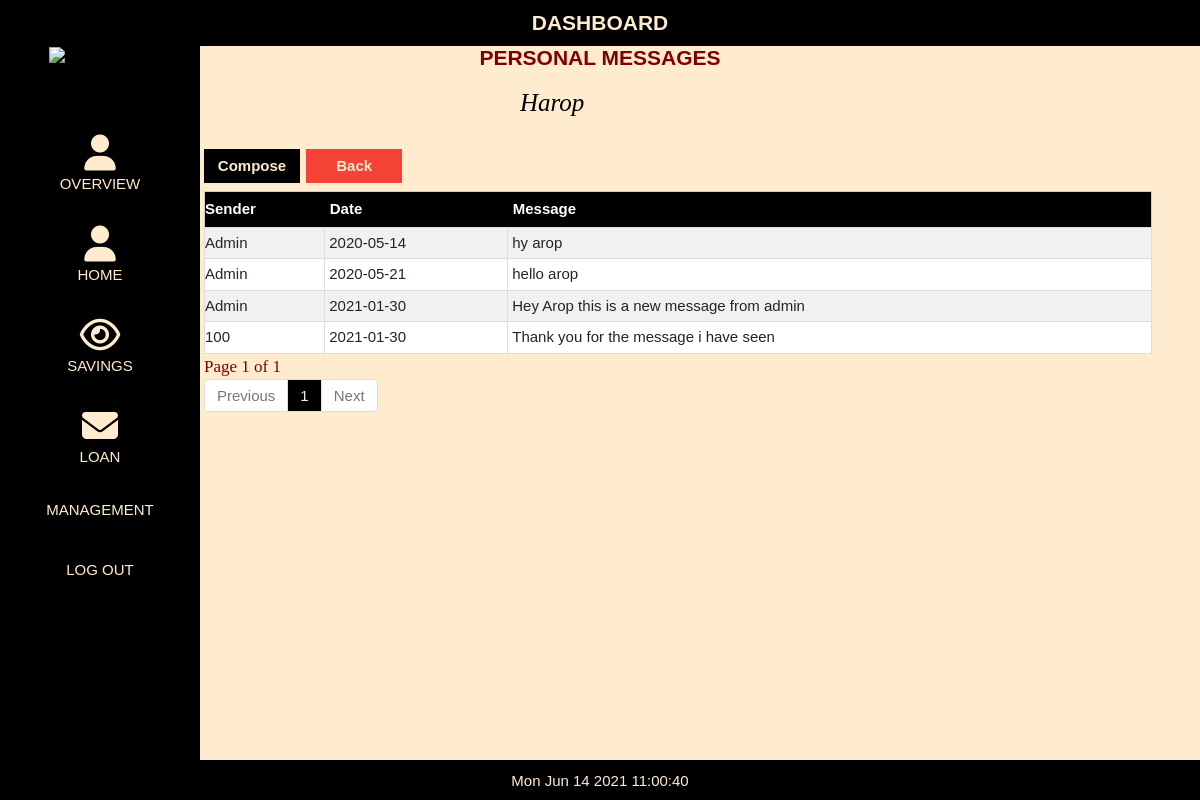
Screenshot of /admin/view_message.php?page=view_message&memberId=100 (signed in) with the database file from the repository.
### tables this page shows
CREATE TABLE `membertb` (
  `memberId` int(11) NOT NULL,
  `photo` blob NOT NULL,
  `member_name` varchar(50) NOT NULL,
  `gender` enum('Male','Female','Other') NOT NULL,
  `contact` varchar(20) NOT NULL,
  `joinDate` date NOT NULL,
  `status` enum('Active','Inactive') NOT NULL DEFAULT 'Active',
  `username` varchar(50) NOT NULL,
  `pass` varchar(255) NOT NULL
);

CREATE TABLE `messagetb` (
  `messageId` int(20) NOT NULL,
  `memberId` int(20) NOT NULL,
  `sender` varchar(50) NOT NULL,
  `dateComposed` date NOT NULL,
  `messageBody` varchar(200) NOT NULL
);

### admin/view_message.php (the view, shortened to what this page needs)
<!DOCTYPE html>
<html>
<link rel="stylesheet" type="text/css" href="css/style.css" />
<link href="bootsrap/css/bootstrap.css" rel="stylesheet"/>
<link rel="stylesheet" href="css/w3.css">
<link rel="stylesheet" href="../../cdnjs.cloudflare.com/ajax/libs/font-awesome/4.7.0/css/font-awesome.min.css">
<body>
<?php include('menu.php');?>
<?php include('db.php');?>
<h2 class="page-title">PERSONAL MESSAGES</h2>
<form method="POST">
<?php
$sql=mysqli_query($con,"SELECT * FROM membertb WHERE memberId='".$_GET['memberId']."'");
$res=mysqli_fetch_array($sql);
?>
<input class="searchbox" style=" width:auto;color:black; font-weight:lighter; font-family:Cambria, Cochin, Georgia, Times, 'Times New Roman', serif; font-size:25px; border: 0px solid #ccc; background-color:blanchedalmond; font-style:italic" value="<?php echo $res['member_name']; ?>" name="member_name" readonly>
</form>
<button style=" background-color:black; color:blanchedalmond" class="add-btn" onClick="document.getElementById('id01').style.display='block'" style="width:auto" >Compose</button>
<button style="margin-left:2px;color:blanchedalmond;background-color:#f44336" class="add-btn"  onClick="location.href='member.php'" >Back</button>
<?php
$q=mysqli_query($con,"SELECT * FROM messagetb WHERE memberId='".$_GET['memberId']."' ");
$rr=mysqli_num_rows($q);
if(!$rr)
{
echo "<h2 style='color:red; padding-left:230px'>No message from this member...</h2>";
}
else
{
?>
<table class="w3-table-all"  id="membertb" >
  <tr>
    <th>Sender</th>
    <th>Date</th>
    <th>Message</th>
  </tr>
<?php
if (isset($_GET['page_no']) && $_GET['page_no']!="") {
	$page_no = $_GET['page_no'];
	} else {
		$page_no = 1;
        }
	$total_records_per_page = 50;
  $offset = ($page_no-1) * $total_records_per_page;
	$previous_page = $page_no - 1;
	$next_page = $page_no + 1;
	$result_count = mysqli_query($con,"SELECT COUNT(*) As total_records FROM `messagetb`");
	$total_records = mysqli_fetch_array($result_count);
	$total_records = $total_records['total_records'];
  $total_no_of_pages = ceil($total_records / $total_records_per_page);
  $result = mysqli_query($con,"SELECT * FROM `messagetb` WHERE memberId='".$_GET['memberId']."' LIMIT $offset, $total_records_per_page");
  while($row = mysqli_fetch_array($result)){
$q1=mysqli_query($con,"SELECT * FROM messagetb WHERE messageId='".$row['messageId']."' ");
$r1=mysqli_fetch_assoc($q1);
echo "<Tr>";
echo "<td>".$r1['sender']."</td>";
echo "<td>".$r1['dateComposed']."</td>";
echo "<td>".$r1['messageBody']."</td>";
?>
<?php
echo "</Tr>";
}
		?>
</table>
<div>
<strong class="pageno">Page <?php echo $page_no." of ".$total_no_of_pages; ?></strong>
</div>
<ul class="pagination">
	<li <?php if($page_no <= 1){ echo "class='disabled'"; } ?>>
	<a <?php if($page_no > 1){ echo "href='?page_no=$previous_page'"; } ?>>Previous</a>
	</li>
    <?php
	if ($total_no_of_pages <= 10){
		for ($counter = 1; $counter <= $total_no_of_pages; $counter++){
			if ($counter == $page_no) {
		   echo "<li class='active'><a>$counter</a></li>";
				}else{
           echo "<li><a href='?page_no=$counter'>$counter</a></li>";
				}
        }
	}
?>
	<li <?php if($page_no >= $total_no_of_pages){ echo "class='disabled'"; } ?>>
	<a <?php if($page_no < $total_no_of_pages) { echo "href='?page_no=$next_page'"; } ?>>Next</a>
	</li>
</ul>
<?php }?>
</body>
</html>

### admin/css/style.css (style rules this page uses)
body { background-color: blanchedalmond; box-align: center; }
.searchbox { margin-top: 80px; margin-bottom: 15px; background-color: white; padding: 4px; float: center; overflow: hidden; border: 2px solid #ccc; border-radius: 4px; font-size: 16px; background-position: 10px 10px; background-repeat: no-repeat; width: 200px; max-width: 100%; margin-left: 43%; }
.page-title { display: block; text-align: center; font-size: 140%; color: blanchedalmond; width: 100%; color: maroon; position: fixed; font-weight: bold; padding-top: 35px; }
.add-btn { background-color: black; color: blanchedalmond; font-weight: bold; margin: 8px 0; border: none; cursor: pointer; padding: 6px; width: 8%; margin-left: 17%; }
.pageno { color: maroon; font-family: Cambria, Cochin, Georgia, Times, 'Times New Roman', serif; font-size: 17px; margin-left: 17%; font-weight: lighter; }
.pagination { display: inline-block; border-radius: 4px; padding-left: 17%; width: 79%; }
.pagination>li { display: inline; }
.pagination>li>a, .pagination>li>span { position: relative; float: left; padding: 5px 12px; margin-left: -1px; line-height: 1.42857143; color: #337ab7; text-decoration: none; background-color: #fff; border: 1px solid #ddd }
.pagination>li:first-child>a, .pagination>li:first-child>span { margin-left: 0; border-top-left-radius: 4px; border-bottom-left-radius: 4px }
.pagination>li:last-child>a, .pagination>li:last-child>span { border-top-right-radius: 4px; border-bottom-right-radius: 4px }
.pagination>.active>a, .pagination>.active>a:focus, .pagination>.active>a:hover, .pagination>.active>span, .pagination>.active>span:focus, .pagination>.active>span:hover { z-index: 3; color: blanchedalmond; cursor: default; background-color: black; }
.pagination>.disabled>a, .pagination>.disabled>a:focus, .pagination>.disabled>a:hover, .pagination>.disabled>span, .pagination>.disabled>span:focus, .pagination>.disabled>span:hover { color: #777; cursor: not-allowed; background-color: #fff; border-color: #ddd }

### admin/css/w3.css (style rules this page uses)
html { box-sizing: border-box }
*, *:before, *:after { box-sizing: inherit }
html { -ms-text-size-adjust: 100%; -webkit-text-size-adjust: 100% }
body { margin: 0 }
a { background-color: transparent; -webkit-text-decoration-skip: objects }
button, input, select, textarea { font: inherit; margin: 0 }
button, input { overflow: visible }
button, select { text-transform: none }
button, html [type=button], [type=reset], [type=submit] { -webkit-appearance: button }
html, body { font-family: Verdana, sans-serif; font-size: 15px; line-height: 1.5 }
html { overflow-x: hidden }
h2 { font-size: 30px }
h1, h2, h3, h4, h5, h6 { font-family: "Segoe UI", Arial, sans-serif; font-weight: 400; margin: 10px 0 }
a { color: inherit }
.w3-table, .w3-table-all { border-collapse: collapse; display: table; }
.w3-table-all { border: 1px solid #ccc; padding-left: 80%; margin-left: 17%; width: 79%; }
.w3-table-all th { padding-top: 6px; padding-bottom: 6px; text-align: left; background-color: black; color: white; padding-right: 5px; padding-left: 5px; }
.w3-table-all td { border: 1px solid #ddd; padding: 4px; }
.w3-bordered tr, .w3-table-all tr { border-bottom: 1px solid #ddd; padding-left: 5px; }
.w3-table-all tr:nth-child(odd) { background-color: #fff }
.w3-table-all tr:nth-child(even) { background-color: #f1f1f1 }
.w3-table td, .w3-table th, .w3-table-all td, .w3-table-all th { display: table-cell; text-align: left; margin-right: 90px; vertical-align: top }
.w3-table th:first-child, .w3-table td:first-child, .w3-table-all th:first-child, .w3-table-all td:first-child { padding-left: 0px }

### admin/view_message.php (style rules this page uses)
body, h1,h2,h3,h4,h5,h6 { font-family: "Montserrat", sans-serif }

### admin/menu.php (style rules this page uses)
body, h1,h2,h3,h4,h5,h6 { font-family: "Montserrat", sans-serif }

### rows the page displays
membertb: member_name "Harop"
messagetb: sender "Admin", dateComposed "2020-05-14", messageBody "hy arop"
messagetb: sender "Admin", dateComposed "2020-05-21", messageBody "hello arop"
messagetb: sender "Admin", dateComposed "2021-01-30", messageBody "Hey Arop this is a new message from admin"
messagetb: sender "100", dateComposed "2021-01-30", messageBody "Thank you for the message i have seen"

### other values shown
$page_no "1"
$total_no_of_pages "1"
